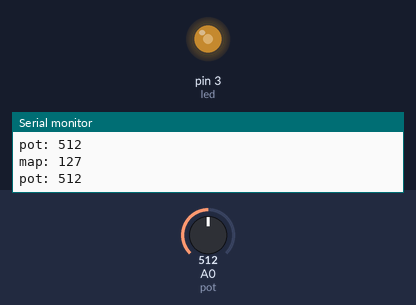
Bench run of a sketch on a simulated Arduino Uno, built with avr-gcc and run on an emulated ATmega328P. Shown: output pins drawn as LEDs (lit = HIGH), the last lines printed to the serial monitor. The inputs (shaded band) are chosen by the test bench; at power-on: A0 (pot) = 512.

Above: at 1.2 s.
1.3 s: A0 (pot) set to 415
At 2.5 s:
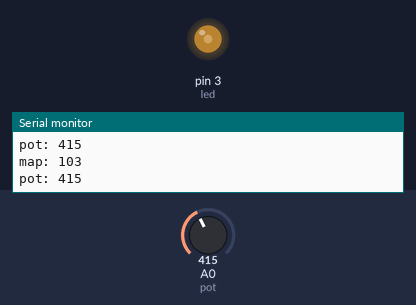
2.8 s: A0 (pot) set to 390
At 4.1 s:
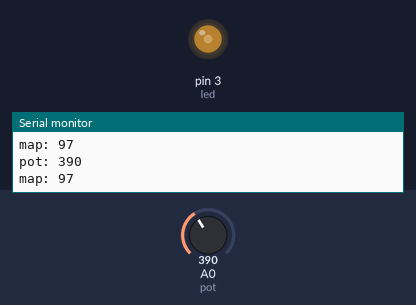
5.8 s: A0 (pot) set to 122
At 6.1 s:
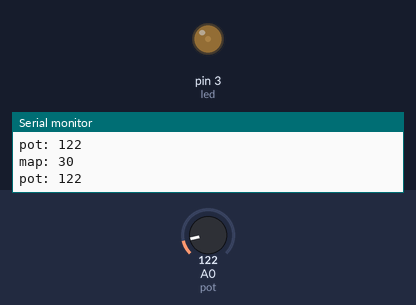
7.3 s: A0 (pot) set to 106
At 8.7 s:
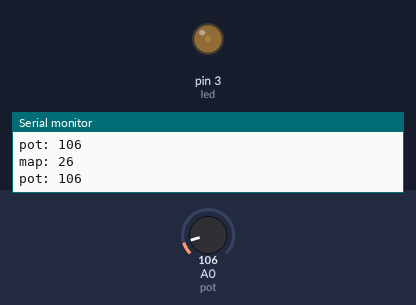
10.3 s: A0 (pot) set to 93
At 10.7 s:
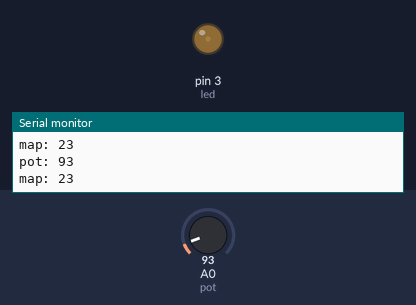
11.8 s: A0 (pot) set to 511
At 13.0 s:
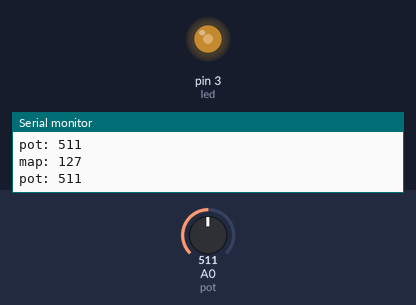
Timing chart, 0 to 14.3 s (numbered marks = the images above; inputs shaded):
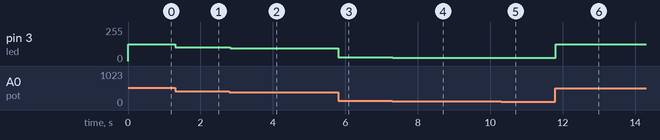

Measured:
- after the input at 1.3 s, pin 3 (led): 127/255 → 103/255 at once
- after the input at 2.8 s, pin 3 (led): 103/255 → 97/255 at once
- after the input at 5.8 s, pin 3 (led): 97/255 → 30/255 at once
- after the input at 7.3 s, pin 3 (led): 30/255 → 26/255 at once
- after the input at 10.3 s, pin 3 (led): 26/255 → 23/255 at once
- after the input at 11.8 s, pin 3 (led): 23/255 → 127/255 at once

The sketch:

codigo.ino
```cpp
const int led = 3;
const int pot = 0;

void setup()
{
  pinMode(led, OUTPUT);
  Serial.begin(9600);
}
void loop()
{
  int var = analogRead(pot);
  int var2 = map(var, 0, 1023, 0, 255);
  analogWrite(led, var2);
  Serial.print("pot: ");
  Serial.println(var);
  Serial.print("map: ");
  Serial.println(var2);
  Serial.println("");
}
```
